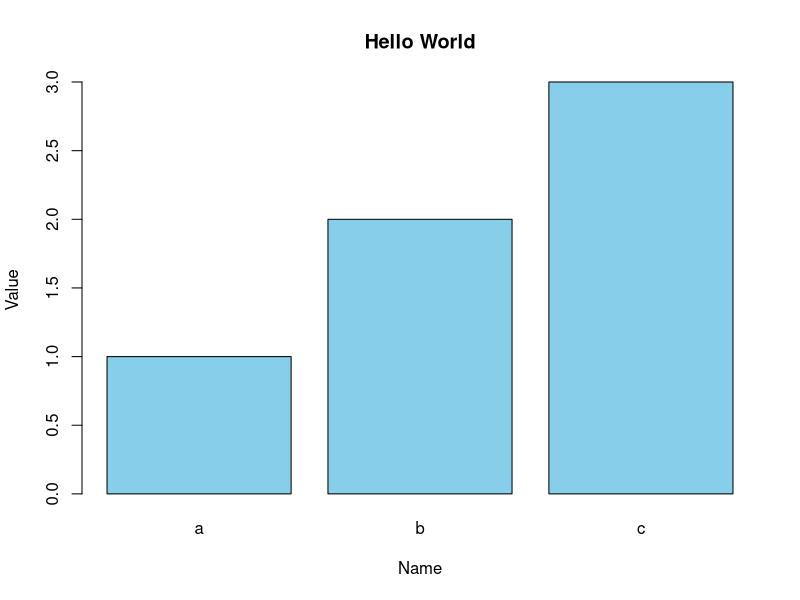

Source code (R):
df <- data.frame(
  Name = c("a", "b", "c"),
  Value = c(1, 2, 3))
#df
#plot(df)
#plot(df$Name, df$Value)
#plot(
  #x = df$Name,
  #y = df$Value)
barplot(
  names = df$Name,
  height = df$Value,
  col = "skyblue",
  main = "Hello World",
  xlab = "Name",
  ylab = "Value")